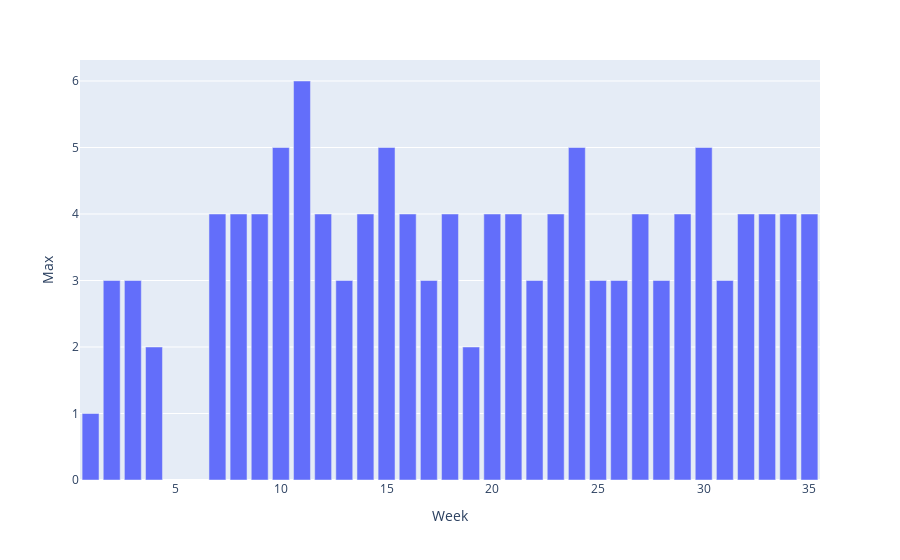

Source (notebook cell):
### Markdown cell above
**Visualisation du nombre de séances par semaine**

### Code cell
ct_bis = pd.crosstab(df_plot.loc[df_plot['Type']=='Training','Week'],
                  df_plot.loc[df_plot['Type']=='Training','Athlete'])

ct_bis['Max'] = ct_bis.max(axis=1)
ct_bis.reset_index(inplace=True)
px.bar(ct_bis, x='Week', y='Max')

### Figure 1 — Plotly figure (JSON) as saved in the notebook; plotly's stock layout.template omitted (floating-point values rounded to 4 significant figures)
{"data": [{"alignmentgroup": "True", "hovertemplate": "Week=%{x}<br>Max=%{y}<extra></extra>", "legendgroup": "", "marker": {"color": "#636efa"}, "name": "", "offsetgroup": "", "orientation": "v", "showlegend": false, "textposition": "auto", "type": "bar", "x": [1, 2, 3, 4, 7, 8, 9, 10, 11, 12, 13, 14, 15, 16, 17, 18, 19, 20, 21, 22, 23, 24, 25, 26, 27, 28, 29, 30, 31, 32, 33, 34, 35], "xaxis": "x", "y": [1, 3, 3, 2, 4, 4, 4, 5, 6, 4, 3, 4, 5, 4, 3, 4, 2, 4, 4, 3, 4, 5, 3, 3, 4, 3, 4, 5, 3, 4, 4, 4, 4], "yaxis": "y"}], "layout": {"barmode": "relative", "legend": {"tracegroupgap": 0}, "margin": {"t": 60}, "xaxis": {"anchor": "y", "domain": [0, 1], "title": {"text": "Week"}}, "yaxis": {"anchor": "x", "domain": [0, 1], "title": {"text": "Max"}}}}
